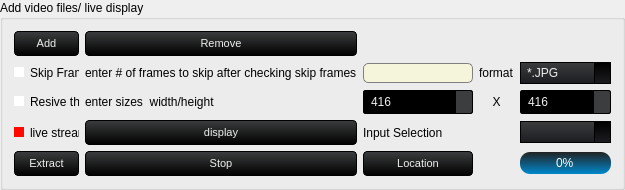
                 <widget class="QGroupBox" name="groupBox_6">
                  <property name="sizePolicy">
                   <sizepolicy hsizetype="Expanding" vsizetype="Minimum">
                    <horstretch>0</horstretch>
                    <verstretch>0</verstretch>
                   </sizepolicy>
                  </property>
                  <property name="title">
                   <string>Add video files/ live display</string>
                  </property>
                  <layout class="QGridLayout" name="gridLayout_24">
                   <item row="5" column="5">
                    <widget class="QLabel" name="label_18">
                     <property name="text">
                      <string>Input Selection</string>
                     </property>
                    </widget>
                   </item>
                   <item row="5" column="2">
                    <widget class="QPushButton" name="display_image_button">
                     <property name="minimumSize">
                      <size>
                       <width>65</width>
                       <height>0</height>
                      </size>
                     </property>
                     <property name="maximumSize">
                      <size>
                       <width>1677215</width>
                       <height>16777215</height>
                      </size>
                     </property>
                     <property name="styleSheet">
                      <string notr="true">QPushButton {
    background-color: qlineargradient(spread:repeat, x1:1, y1:0, x2:1, y2:1, stop:0 rgb(59, 61, 62), stop:1 rgb(0, 0, 0));
    color: rgb(238, 238, 238);
  	font-size: 8pt;
    min-width: 53px;
    border-style: solid;
    border-width: 1px;
    border-radius: 4px;
    border-color: rgb(0, 0, 0);
    padding: 5px;
}

QPushButton:flat {
    background-color: transparent;
    border: none;
    color: rgb(238, 238, 238);
}

QPushButton:disabled {
    background-color: #404040;
    color: #656565;
    border-color: rgb(0, 0, 0);
}

QPushButton:hover {
    background-color: rgba(236, 157, 0, 51);
    border: 1px solid rgb(236, 157, 0);
}

QPushButton:pressed {
    background-color: qlineargradient(spread:repeat, x1:1, y1:0, x2:1, y2:1, stop:0 rgb(28, 28, 32), stop:1 rgb(0, 0, 0));
    border: 1px solid rgb(236, 157, 0);
}

QPushButton:checked {
    background-color: qlineargradient(spread:repeat, x1:1, y1:0, x2:1, y2:1, stop:0 rgb(28, 28, 32), stop:1 rgb(0, 0, 0));
    border: 1px solid #222;
}</string>
                     </property>
                     <property name="text">
                      <string>display</string>
                     </property>
                    </widget>
                   </item>
                   <item row="2" column="5">
                    <widget class="QLineEdit" name="custom_input">
                     <property name="maximumSize">
                      <size>
                       <width>16777215</width>
                       <height>16777215</height>
                      </size>
                     </property>
                     <property name="styleSheet">
                      <string notr="true">QLineEdit {
    background-color: beige;
    border-radius: 5px;
    border: 1px solid grey;
    padding: 1px;
    color: black;
}

QLineEdit:hover {
    background-color: qlineargradient(spread:repeat, x1:1, y1:0, x2:1, y2:1, stop:0 orange, stop:1 red);
    color: black;
}</string>
                     </property>
                    </widget>
                   </item>
                   <item row="3" column="2">
                    <widget class="QLabel" name="label_17">
                     <property name="text">
                      <string>enter sizes  width/height</string>
                     </property>
                    </widget>
                   </item>
                   <item row="3" column="6">
                    <widget class="QLabel" name="label">
                     <property name="maximumSize">
                      <size>
                       <width>16777215</width>
                       <height>16777215</height>
                      </size>
                     </property>
                     <property name="layoutDirection">
                      <enum>Qt::RightToLeft</enum>
                     </property>
                     <property name="text">
                      <string>X</string>
                     </property>
                     <property name="alignment">
                      <set>Qt::AlignCenter</set>
                     </property>
                    </widget>
                   </item>
                   <item row="0" column="2">
                    <widget class="QPushButton" name="remove_video_button">
                     <property name="minimumSize">
                      <size>
                       <width>65</width>
                       <height>0</height>
                      </size>
                     </property>
                     <property name="styleSheet">
                      <string notr="true">QPushButton {
    background-color: qlineargradient(spread:repeat, x1:1, y1:0, x2:1, y2:1, stop:0 rgb(59, 61, 62), stop:1 rgb(0, 0, 0));
    color: rgb(238, 238, 238);
  	font-size: 8pt;
    min-width: 53px;
    border-style: solid;
    border-width: 1px;
    border-radius: 4px;
    border-color: rgb(0, 0, 0);
    padding: 5px;
}

QPushButton:flat {
    background-color: transparent;
    border: none;
    color: rgb(238, 238, 238);
}

QPushButton:disabled {
    background-color: #404040;
    color: #656565;
    border-color: rgb(0, 0, 0);
}

QPushButton:hover {
    background-color: rgba(236, 157, 0, 51);
    border: 1px solid rgb(236, 157, 0);
}

QPushButton:pressed {
    background-color: qlineargradient(spread:repeat, x1:1, y1:0, x2:1, y2:1, stop:0 rgb(28, 28, 32), stop:1 rgb(0, 0, 0));
    border: 1px solid rgb(236, 157, 0);
}

QPushButton:checked {
    background-color: qlineargradient(spread:repeat, x1:1, y1:0, x2:1, y2:1, stop:0 rgb(28, 28, 32), stop:1 rgb(0, 0, 0));
    border: 1px solid #222;
}</string>
                     </property>
                     <property name="text">
                      <string>Remove</string>
                     </property>
                    </widget>
                   </item>
                   <item row="6" column="2">
                    <widget class="QPushButton" name="stop_extract">
                     <property name="minimumSize">
                      <size>
                       <width>65</width>
                       <height>0</height>
                      </size>
                     </property>
                     <property name="styleSheet">
                      <string notr="true">QPushButton {
    background-color: qlineargradient(spread:repeat, x1:1, y1:0, x2:1, y2:1, stop:0 rgb(59, 61, 62), stop:1 rgb(0, 0, 0));
    color: rgb(238, 238, 238);
  	font-size: 8pt;
    min-width: 53px;
    border-style: solid;
    border-width: 1px;
    border-radius: 4px;
    border-color: rgb(0, 0, 0);
    padding: 5px;
}

QPushButton:flat {
    background-color: transparent;
    border: none;
    color: rgb(238, 238, 238);
}

QPushButton:disabled {
    background-color: #404040;
    color: #656565;
    border-color: rgb(0, 0, 0);
}

QPushButton:hover {
    background-color: rgba(236, 157, 0, 51);
    border: 1px solid rgb(236, 157, 0);
}

QPushButton:pressed {
    background-color: qlineargradient(spread:repeat, x1:1, y1:0, x2:1, y2:1, stop:0 rgb(28, 28, 32), stop:1 rgb(0, 0, 0));
    border: 1px solid rgb(236, 157, 0);
}

QPushButton:checked {
    background-color: qlineargradient(spread:repeat, x1:1, y1:0, x2:1, y2:1, stop:0 rgb(28, 28, 32), stop:1 rgb(0, 0, 0));
    border: 1px solid #222;
}</string>
                     </property>
                     <property name="text">
                      <string>Stop</string>
                     </property>
                    </widget>
                   </item>
                   <item row="2" column="7">
                    <widget class="QComboBox" name="image_format">
                     <property name="minimumSize">
                      <size>
                       <width>0</width>
                       <height>0</height>
                      </size>
                     </property>
                     <property name="styleSheet">
                      <string notr="true">				QComboBox
				{
					background-color: qlineargradient(spread:repeat, x1:1, y1:0, x2:1, y2:1, stop:0  rgb(59, 61, 62) /*bg_alt*/,stop:1 rgb(28, 28, 32) /*bg_prim*/);
					border: 1px solid #000;
					padding-left: 6px;
					color: rgb(238, 238, 238) /*txt*/;
					height: 20px;
				}
				QComboBox::disabled
				{
					background-color: #404040;
					color: #656565;
					border-color: rgb(0, 0, 0) /*bg_gen*/;
				}
				QComboBox:on
				{
					background-color: rgb(236, 157, 0) /*accent*/;
					color: rgb(28, 28, 28) /*txt_bg*/;
				}
				QComboBox QAbstractItemView
				{
					background-color: rgb(28, 28, 32) /*bg_prim*/;
					color: rgb(238, 238, 238) /*txt*/;
					border: 1px solid black;
					selection-background-color: rgb(236, 157, 0) /*accent*/;
					outline: 0;
				}
				QComboBox::drop-down
				{
					background-color: qlineargradient(spread:repeat, x1:1, y1:0, x2:1, y2:1, stop:0  rgb(0, 0, 0) /*bg_gen*/,stop:1 rgb(28, 28, 32) /*bg_prim*/);
					subcontrol-origin: padding;
					subcontrol-position: top right;
					width: 15px;
					border-left-width: 1px;
					border-left-color: black;
					border-left-style: solid; 
				}
				QComboBox::down-arrow
				{
					image: url(:/16x16/icons/16x16/down.gif);
					width: 8px;
					height: 8px;
				}</string>
                     </property>
                     <item>
                      <property name="text">
                       <string>*.JPG</string>
                      </property>
                     </item>
                     <item>
                      <property name="text">
                       <string>*.JPEG</string>
                      </property>
                     </item>
                     <item>
                      <property name="text">
                       <string>*.GIF</string>
                      </property>
                     </item>
                     <item>
                      <property name="text">
                       <string>*.BMP</string>
                      </property>
                     </item>
                     <item>
                      <property name="text">
                       <string>*.PNG</string>
                      </property>
                     </item>
                    </widget>
                   </item>
                   <item row="3" column="0">
                    <widget class="QCheckBox" name="custom_size_checkbox">
                     <property name="minimumSize">
                      <size>
                       <width>0</width>
                       <height>0</height>
                      </size>
                     </property>
                     <property name="maximumSize">
                      <size>
                       <width>16777215</width>
                       <height>16777215</height>
                      </size>
                     </property>
                     <property name="styleSheet">
                      <string notr="true">QCheckBox {
    background-color: transparent;
    color: black;
    border: none;
    width: 15px;
    height: 15px;
    border-radius: 50%;
 
}

QCheckBox::indicator {
    background-color: white;
    color: black;
    width: 10px;
    height: 10px;
    border-radius: 50%;
}

QCheckBox::indicator:hover {
    background-color: orange;
}

QCheckBox::indicator:checked {
    background-color: #ff0800;
}</string>
                     </property>
                     <property name="text">
                      <string>Resive the frames</string>
                     </property>
                    </widget>
                   </item>
                   <item row="6" column="5">
                    <widget class="QPushButton" name="location_button">
                     <property name="minimumSize">
                      <size>
                       <width>65</width>
                       <height>0</height>
                      </size>
                     </property>
                     <property name="styleSheet">
                      <string notr="true">QPushButton {
    background-color: qlineargradient(spread:repeat, x1:1, y1:0, x2:1, y2:1, stop:0 rgb(59, 61, 62), stop:1 rgb(0, 0, 0));
    color: rgb(238, 238, 238);
  	font-size: 8pt;
    min-width: 53px;
    border-style: solid;
    border-width: 1px;
    border-radius: 4px;
    border-color: rgb(0, 0, 0);
    padding: 5px;
}

QPushButton:flat {
    background-color: transparent;
    border: none;
    color: rgb(238, 238, 238);
}

QPushButton:disabled {
    background-color: #404040;
    color: #656565;
    border-color: rgb(0, 0, 0);
}

QPushButton:hover {
    background-color: rgba(236, 157, 0, 51);
    border: 1px solid rgb(236, 157, 0);
}

QPushButton:pressed {
    background-color: qlineargradient(spread:repeat, x1:1, y1:0, x2:1, y2:1, stop:0 rgb(28, 28, 32), stop:1 rgb(0, 0, 0));
    border: 1px solid rgb(236, 157, 0);
}

QPushButton:checked {
    background-color: qlineargradient(spread:repeat, x1:1, y1:0, x2:1, y2:1, stop:0 rgb(28, 28, 32), stop:1 rgb(0, 0, 0));
    border: 1px solid #222;
}</string>
                     </property>
                     <property name="text">
                      <string>Location</string>
                     </property>
                    </widget>
                   </item>
                   <item row="0" column="0">
                    <widget class="QPushButton" name="video_upload">
                     <property name="sizePolicy">
                      <sizepolicy hsizetype="Expanding" vsizetype="Fixed">
                       <horstretch>0</horstretch>
                       <verstretch>0</verstretch>
                      </sizepolicy>
                     </property>
                     <property name="minimumSize">
                      <size>
                       <width>65</width>
                       <height>0</height>
                      </size>
                     </property>
                     <property name="styleSheet">
                      <string notr="true">QPushButton {
    background-color: qlineargradient(spread:repeat, x1:1, y1:0, x2:1, y2:1, stop:0 rgb(59, 61, 62), stop:1 rgb(0, 0, 0));
    color: rgb(238, 238, 238);
  	font-size: 8pt;
    min-width: 53px;
    border-style: solid;
    border-width: 1px;
    border-radius: 4px;
    border-color: rgb(0, 0, 0);
    padding: 5px;
}

QPushButton:flat {
    background-color: transparent;
    border: none;
    color: rgb(238, 238, 238);
}

QPushButton:disabled {
    background-color: #404040;
    color: #656565;
    border-color: rgb(0, 0, 0);
}

QPushButton:hover {
    background-color: rgba(236, 157, 0, 51);
    border: 1px solid rgb(236, 157, 0);
}

QPushButton:pressed {
    background-color: qlineargradient(spread:repeat, x1:1, y1:0, x2:1, y2:1, stop:0 rgb(28, 28, 32), stop:1 rgb(0, 0, 0));
    border: 1px solid rgb(236, 157, 0);
}

QPushButton:checked {
    background-color: qlineargradient(spread:repeat, x1:1, y1:0, x2:1, y2:1, stop:0 rgb(28, 28, 32), stop:1 rgb(0, 0, 0));
    border: 1px solid #222;
}</string>
                     </property>
                     <property name="text">
                      <string>Add</string>
                     </property>
                    </widget>
                   </item>
                   <item row="5" column="7">
                    <widget class="QComboBox" name="input">
                     <property name="sizePolicy">
                      <sizepolicy hsizetype="Minimum" vsizetype="Fixed">
                       <horstretch>0</horstretch>
                       <verstretch>0</verstretch>
                      </sizepolicy>
                     </property>
                     <property name="styleSheet">
                      <string notr="true">				QComboBox
				{
					background-color: qlineargradient(spread:repeat, x1:1, y1:0, x2:1, y2:1, stop:0  rgb(59, 61, 62) /*bg_alt*/,stop:1 rgb(28, 28, 32) /*bg_prim*/);
					border: 1px solid #000;
					padding-left: 6px;
					color: rgb(238, 238, 238) /*txt*/;
					height: 20px;
				}
				QComboBox::disabled
				{
					background-color: #404040;
					color: #656565;
					border-color: rgb(0, 0, 0) /*bg_gen*/;
				}
				QComboBox:on
				{
					background-color: rgb(236, 157, 0) /*accent*/;
					color: rgb(28, 28, 28) /*txt_bg*/;
				}
				QComboBox QAbstractItemView
				{
					background-color: rgb(28, 28, 32) /*bg_prim*/;
					color: rgb(238, 238, 238) /*txt*/;
					border: 1px solid black;
					selection-background-color: rgb(236, 157, 0) /*accent*/;
					outline: 0;
				}
				QComboBox::drop-down
				{
					background-color: qlineargradient(spread:repeat, x1:1, y1:0, x2:1, y2:1, stop:0  rgb(0, 0, 0) /*bg_gen*/,stop:1 rgb(28, 28, 32) /*bg_prim*/);
					subcontrol-origin: padding;
					subcontrol-position: top right;
					width: 15px;
					border-left-width: 1px;
					border-left-color: black;
					border-left-style: solid;
				}
				QComboBox::down-arrow
				{
					image: url(:/16x16/icons/16x16/down.gif);
					width: 8px;
					height: 8px;
				}</string>
                     </property>
                    </widget>
                   </item>
                   <item row="6" column="7">
                    <widget class="QProgressBar" name="extract_progress">
                     <property name="sizePolicy">
                      <sizepolicy hsizetype="Expanding" vsizetype="Fixed">
                       <horstretch>0</horstretch>
                       <verstretch>0</verstretch>
                      </sizepolicy>
                     </property>
                     <property name="styleSheet">
                      <string notr="true">QProgressBar {
    background-color: qlineargradient(spread:repeat, x1:1, y1:0, x2:1, y2:1, stop:0 #222, stop:1 #0088cc);
    border-radius: 10px;
    text-align: center;
    color: #fff;
}

QProgressBar::chunk {
    background-color: qlineargradient(spread:repeat, x1:1, y1:0, x2:1, y2:1, stop:0 #0088cc, stop:1 #222);
    border-radius: 10px;
}

QProgressBar:hover {
    background-color: qlineargradient(spread:repeat, x1:1, y1:0, x2:1, y2:1, stop:0 #FFA500, stop:1 #0088cc);
    border-radius: 10px;
}</string>
                     </property>
                     <property name="value">
                      <number>0</number>
                     </property>
                    </widget>
                   </item>
                   <item row="6" column="0">
                    <widget class="QPushButton" name="extract_button">
                     <property name="minimumSize">
                      <size>
                       <width>65</width>
                       <height>0</height>
                      </size>
                     </property>
                     <property name="styleSheet">
                      <string notr="true">QPushButton {
    background-color: qlineargradient(spread:repeat, x1:1, y1:0, x2:1, y2:1, stop:0 rgb(59, 61, 62), stop:1 rgb(0, 0, 0));
    color: rgb(238, 238, 238);
  	font-size: 8pt;
    min-width: 53px;
    border-style: solid;
    border-width: 1px;
    border-radius: 4px;
    border-color: rgb(0, 0, 0);
    padding: 5px;
}

QPushButton:flat {
    background-color: transparent;
    border: none;
    color: rgb(238, 238, 238);
}

QPushButton:disabled {
    background-color: #404040;
    color: #656565;
    border-color: rgb(0, 0, 0);
}

QPushButton:hover {
    background-color: rgba(236, 157, 0, 51);
    border: 1px solid rgb(236, 157, 0);
}

QPushButton:pressed {
    background-color: qlineargradient(spread:repeat, x1:1, y1:0, x2:1, y2:1, stop:0 rgb(28, 28, 32), stop:1 rgb(0, 0, 0));
    border: 1px solid rgb(236, 157, 0);
}

QPushButton:checked {
    background-color: qlineargradient(spread:repeat, x1:1, y1:0, x2:1, y2:1, stop:0 rgb(28, 28, 32), stop:1 rgb(0, 0, 0));
    border: 1px solid #222;
}</string>
                     </property>
                     <property name="text">
                      <string>Extract</string>
                     </property>
                    </widget>
                   </item>
                   <item row="3" column="5">
                    <widget class="QSpinBox" name="width_box">
                     <property name="maximumSize">
                      <size>
                       <width>16777215</width>
                       <height>16777215</height>
                      </size>
                     </property>
                     <property name="styleSheet">
                      <string notr="true">QSpinBox, QDoubleSpinBox, QDateTimeEdit {
    background-color: rgb(0, 0, 0) /*bg_gen*/;
    color: rgb(238, 238, 238) /*txt*/;
    border: 1px solid #000;
    padding: 3px;
    padding-left: 5px;
    border-radius: 2px;
}

QDoubleSpinBox::up-button, QSpinBox::up-button, QDateTimeEdit::up-button {
    border-top-right-radius: 2px;
    background-color: rgb(59, 61, 62) /*bg_alt*/;
    width: 16px;
    border-width: 1px;
}

QDoubleSpinBox::up-button:hover, QSpinBox::up-button:hover, QDateTimeEdit::up-button:hover {
    background-color: orange;
}

QDoubleSpinBox::up-button:pressed, QSpinBox::up-button:pressed, QDateTimeEdit::up-button:pressed {
    background-color: red;
}

QDoubleSpinBox::up-arrow, QSpinBox::up-arrow, QDateTimeEdit::up-arrow {
    image: url(:/16x16/icons/16x16/up.gif);
    width: 7px;
    height: 7px;
}

QDoubleSpinBox::down-button, QSpinBox::down-button, QDateTimeEdit::down-button {
    border-bottom-right-radius: 2px;
    background-color: rgb(59, 61, 62) /*bg_alt*/;
    width: 16px;
    border-width: 1px;
}

QDoubleSpinBox::down-button:hover, QSpinBox::down-button:hover, QDateTimeEdit::down-button:hover {
    background-color: orange;
}

QDoubleSpinBox::down-button:pressed, QSpinBox::down-button:pressed, QDateTimeEdit::down-button:pressed {
    background-color: red;
}

QDoubleSpinBox::down-arrow, QSpinBox::down-arrow, QDateTimeEdit::down-arrow {
    image: url(:/16x16/icons/16x16/down.gif);
    width: 7px;
    height: 7px;
}</string>
                     </property>
                     <property name="minimum">
                      <number>416</number>
                     </property>
                     <property name="maximum">
                      <number>5000</number>
                     </property>
                     <property name="singleStep">
                      <number>32</number>
                     </property>
                    </widget>
                   </item>
                   <item row="3" column="7">
                    <widget class="QSpinBox" name="height_box">
                     <property name="maximumSize">
                      <size>
                       <width>16777215</width>
                       <height>16777215</height>
                      </size>
                     </property>
                     <property name="styleSheet">
                      <string notr="true">QSpinBox, QDoubleSpinBox, QDateTimeEdit {
    background-color: rgb(0, 0, 0) /*bg_gen*/;
    color: rgb(238, 238, 238) /*txt*/;
    border: 1px solid #000;
    padding: 3px;
    padding-left: 5px;
    border-radius: 2px;
}

QDoubleSpinBox::up-button, QSpinBox::up-button, QDateTimeEdit::up-button {
    border-top-right-radius: 2px;
    background-color: rgb(59, 61, 62) /*bg_alt*/;
    width: 16px;
    border-width: 1px;
}

QDoubleSpinBox::up-button:hover, QSpinBox::up-button:hover, QDateTimeEdit::up-button:hover {
    background-color: orange;
}

QDoubleSpinBox::up-button:pressed, QSpinBox::up-button:pressed, QDateTimeEdit::up-button:pressed {
    background-color: red;
}

QDoubleSpinBox::up-arrow, QSpinBox::up-arrow, QDateTimeEdit::up-arrow {
    image: url(:/16x16/icons/16x16/up.gif);
    width: 7px;
    height: 7px;
}

QDoubleSpinBox::down-button, QSpinBox::down-button, QDateTimeEdit::down-button {
    border-bottom-right-radius: 2px;
    background-color: rgb(59, 61, 62) /*bg_alt*/;
    width: 16px;
    border-width: 1px;
}

QDoubleSpinBox::down-button:hover, QSpinBox::down-button:hover, QDateTimeEdit::down-button:hover {
    background-color: orange;
}

QDoubleSpinBox::down-button:pressed, QSpinBox::down-button:pressed, QDateTimeEdit::down-button:pressed {
    background-color: red;
}

QDoubleSpinBox::down-arrow, QSpinBox::down-arrow, QDateTimeEdit::down-arrow {
    image: url(:/16x16/icons/16x16/down.gif);
    width: 7px;
    height: 7px;
}</string>
                     </property>
                     <property name="minimum">
                      <number>416</number>
                     </property>
                     <property name="maximum">
                      <number>5000</number>
                     </property>
                     <property name="singleStep">
                      <number>32</number>
                     </property>
                    </widget>
                   </item>
                   <item row="2" column="2">
                    <widget class="QLabel" name="label_11">
                     <property name="text">
                      <string>enter # of frames to skip after checking skip frames</string>
                     </property>
                    </widget>
                   </item>
                   <item row="2" column="6">
                    <widget class="QLabel" name="label_12">
                     <property name="minimumSize">
                      <size>
                       <width>0</width>
                       <height>0</height>
                      </size>
                     </property>
                     <property name="text">
                      <string>format</string>
                     </property>
                    </widget>
                   </item>
                   <item row="5" column="0">
                    <widget class="QCheckBox" name="display_input">
                     <property name="enabled">
                      <bool>true</bool>
                     </property>
                     <property name="sizePolicy">
                      <sizepolicy hsizetype="Expanding" vsizetype="Fixed">
                       <horstretch>0</horstretch>
                       <verstretch>0</verstretch>
                      </sizepolicy>
                     </property>
                     <property name="minimumSize">
                      <size>
                       <width>0</width>
                       <height>0</height>
                      </size>
                     </property>
                     <property name="maximumSize">
                      <size>
                       <width>1677777</width>
                       <height>16777215</height>
                      </size>
                     </property>
                     <property name="styleSheet">
                      <string notr="true">QCheckBox {
    background-color: transparent;
    color: black;
    border: none;
    width: 15px;
    height: 15px;
    border-radius: 50%;
 
}

QCheckBox::indicator {
    background-color: white;
    color: black;
    width: 10px;
    height: 10px;
    border-radius: 50%;
}

QCheckBox::indicator:hover {
    background-color: orange;
}

QCheckBox::indicator:checked {
    background-color: #ff0800;
}</string>
                     </property>
                     <property name="text">
                      <string>live stream </string>
                     </property>
                     <property name="checked">
                      <bool>true</bool>
                     </property>
                    </widget>
                   </item>
                   <item row="2" column="0">
                    <widget class="QCheckBox" name="custom_frames_checkbox">
                     <property name="minimumSize">
                      <size>
                       <width>0</width>
                       <height>0</height>
                      </size>
                     </property>
                     <property name="styleSheet">
                      <string notr="true">QCheckBox {
    background-color: transparent;
    color: black;
    border: none;
    width: 15px;
    height: 15px;
    border-radius: 50%;
 
}

QCheckBox::indicator {
    background-color: white;
    color: black;
    width: 10px;
    height: 10px;
    border-radius: 50%;
}

QCheckBox::indicator:hover {
    background-color: orange;
}

QCheckBox::indicator:checked {
    background-color: #ff0800;
}</string>
                     </property>
                     <property name="text">
                      <string>Skip Frames</string>
                     </property>
                    </widget>
                   </item>
                  </layout>
                 </widget>
